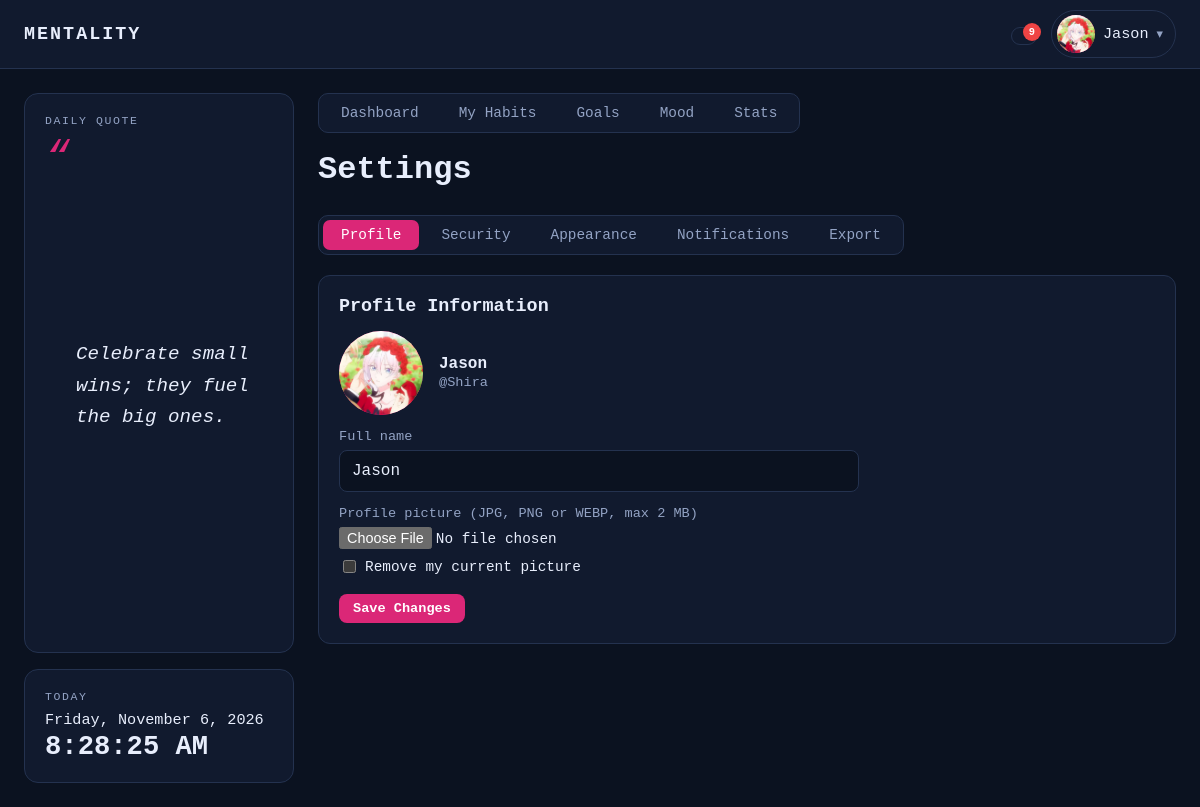
Page /settings.php (signed in) on the committed database.
### tables this page shows
CREATE TABLE `user_settings` (
  `user_id` int(10) unsigned NOT NULL,
  `appearance` enum('light','dark') NOT NULL DEFAULT 'dark',
  `notifications_on` tinyint(1) NOT NULL DEFAULT 1,
  `bg_color` char(7) DEFAULT NULL,
  `card_color` char(7) DEFAULT NULL,
  `text_color` char(7) DEFAULT NULL,
  `accent_color` char(7) DEFAULT NULL,
  `font_choice` varchar(20) NOT NULL DEFAULT 'modern',
  PRIMARY KEY (`user_id`),
  CONSTRAINT `fk_settings_user` FOREIGN KEY (`user_id`) REFERENCES `users` (`user_id`) ON DELETE CASCADE
);

CREATE TABLE `users` (
  `user_id` int(10) unsigned NOT NULL AUTO_INCREMENT,
  `full_name` varchar(100) NOT NULL,
  `username` varchar(50) NOT NULL,
  `email` varchar(100) NOT NULL,
  `password_hash` varchar(255) NOT NULL,
  `role_id` tinyint(3) unsigned NOT NULL DEFAULT 3,
  `status` enum('active','suspended') NOT NULL DEFAULT 'active',
  `profile_picture` varchar(255) DEFAULT NULL,
  `created_at` timestamp NOT NULL DEFAULT current_timestamp(),
  PRIMARY KEY (`user_id`),
  UNIQUE KEY `uq_users_username` (`username`),
  UNIQUE KEY `uq_users_email` (`email`),
  KEY `fk_users_role` (`role_id`),
  CONSTRAINT `fk_users_role` FOREIGN KEY (`role_id`) REFERENCES `roles` (`role_id`)
);

### includes/auth.php (called while the page is built, shortened)
<?php
function e($value): string {
    return htmlspecialchars((string)$value, ENT_QUOTES, 'UTF-8');
}

### includes/quotes.php (called while the page is built, shortened)
<?php
function daily_quote(): string {
    $quotes = all_quotes();
    $index  = hexdec(substr(md5(date('Y-m-d')), 0, 8)) % count($quotes);
    return $quotes[$index];
}

### settings.php (the view, shortened to what this page needs)
<?php
require_once __DIR__ . '/includes/layout.php';
$uid = (int)$_SESSION['user_id'];
$pdo->prepare('INSERT IGNORE INTO user_settings (user_id) VALUES (?)')->execute([$uid]);
$tabs = ['profile' => 'Profile', 'security' => 'Security', 'appearance' => 'Appearance', 'notifications' => 'Notifications', 'export' => 'Export'];
$tab  = $_GET['tab'] ?? 'profile';
try {
    $stmt = $pdo->prepare(
        'SELECT u.full_name, u.username, u.email, u.password_hash, u.profile_picture,
                s.appearance, s.notifications_on, s.bg_color, s.card_color, s.text_color, s.accent_color, s.font_choice
         FROM users u JOIN user_settings s ON s.user_id = u.user_id WHERE u.user_id = ?'
    );
    $stmt->execute([$uid]);
} catch (PDOException $ex) {
    die('Settings need the newest database changes. Import sql/08_features.sql in phpMyAdmin first.');
}
$user = $stmt->fetch();
$nameValue  = $user['full_name'];
render_header('Settings', 'settings');
?>
<h1>Settings</h1>
<div class="tabs">
    <?php foreach ($tabs as $key => $label): ?>
        <a class="tab<?= $key === $tab ? ' active' : '' ?>" href="settings.php?tab=<?= e($key) ?>"><?= e($label) ?></a>
    <?php endforeach; ?>
</div>
<div class="panel" style="margin-top:16px">
<?php if ($tab === 'profile'): ?>
    <h2>Profile Information</h2>
    <form method="post" enctype="multipart/form-data" class="inline-form" novalidate>
        <div class="profile-head">
            <?= avatar_html($user['profile_picture'], $user['full_name'], 'lg') ?>
            <div><strong><?= e($user['full_name']) ?></strong><br><span class="muted small">@<?= e($user['username']) ?></span></div>
        </div>
        <label for="full_name">Full name</label>
        <input type="text" id="full_name" name="full_name" maxlength="100" value="<?= e($nameValue) ?>">
        <label for="picture">Profile picture (JPG, PNG or WEBP, max 2 MB)</label>
        <input type="file" id="picture" name="picture" accept="image/png,image/jpeg,image/webp">
        <?php if ($user['profile_picture']): ?>
            <label class="check-item" style="margin-top:8px"><input type="checkbox" name="remove_picture" value="1"> Remove my current picture</label>
        <?php endif; ?>
        <div class="form-actions"><button type="submit" class="btn-sm">Save Changes</button></div>
    </form>
<?php endif; ?>
</div>
<?php render_footer(['settings.js']); ?>

### includes/layout.php (shortened to what this page needs)
<?php
require_once __DIR__ . '/auth.php';
require_once __DIR__ . '/quotes.php';
function asset_url(string $file): string {
    return BASE_URL . '/assets/' . $file . '?v=' . (int)@filemtime(__DIR__ . '/../assets/' . $file);
}
function get_reminders(PDO $pdo, int $uid): array {
    $today = date('Y-m-d');
    $out = [];
    $stmt = $pdo->prepare(
        'SELECT COUNT(*) FROM habits h
         WHERE h.user_id = ? AND h.is_active = 1 AND DATE(h.created_at) <= ?
           AND NOT EXISTS (SELECT 1 FROM habit_logs l WHERE l.habit_id = h.habit_id AND l.log_date = ? AND l.completed = 1)'
    );
    $stmt->execute([$uid, $today, $today]);
    $left = (int)$stmt->fetchColumn();
    if ($left > 0) {
        $out[] = ['icon' => 'habits', 'url' => 'dashboard.php',
                  'text' => 'You still have ' . $left . ' habit' . ($left === 1 ? '' : 's') . ' to complete today.'];
    }
    $stmt = $pdo->prepare('SELECT COUNT(*) FROM mood_logs WHERE user_id = ? AND log_date = ?');
    $stmt->execute([$uid, $today]);
    if ((int)$stmt->fetchColumn() === 0) {
        $out[] = ['icon' => 'mood', 'url' => 'mood.php', 'text' => 'You haven\'t logged your mood today.'];
    }
    $stmt = $pdo->prepare(
        "SELECT title, DATEDIFF(target_date, ?) AS d FROM goals
         WHERE user_id = ? AND status <> 'completed' AND target_date <= DATE_ADD(?, INTERVAL 3 DAY)
         ORDER BY target_date LIMIT 5"
    );
    $stmt->execute([$today, $uid, $today]);
    foreach ($stmt->fetchAll() as $g) {
        $d = (int)$g['d'];
        if ($d < 0)       { $when = abs($d) . ' day' . (abs($d) === 1 ? '' : 's') . ' overdue'; }
        elseif ($d === 0) { $when = 'due today'; }
        else              { $when = 'due in ' . $d . ' day' . ($d === 1 ? '' : 's'); }
        $out[] = ['icon' => 'goals', 'url' => 'goals.php', 'text' => 'Goal "' . $g['title'] . '" is ' . $when . '.'];
    }
    return $out;
}
function render_header(string $title, string $active = ''): void {
    global $pdo;
    $isUser = true;
    $theme  = (($_SESSION['theme'] ?? 'dark') === 'light') ? 'light' : 'dark';
    $name   = $_SESSION['full_name'] ?? $_SESSION['username'];
    $tabs   = $isUser ? [
        'dashboard' => ['Dashboard', 'dashboard.php'],
        'habits'    => ['My Habits', 'habits.php'],
        'goals'     => ['Goals',     'goals.php'],
        'mood'      => ['Mood',      'mood.php'],
        'stats'     => ['Stats',     'stats.php'],
    ] : [];
    $notifyOn = ((int)($_SESSION['notify'] ?? 1) === 1);
    $reminders = []; $stored = [];
    if ($isUser && $notifyOn) {
        $reminders = get_reminders($pdo, (int)$_SESSION['user_id']);
        $stmt = $pdo->prepare('SELECT message, created_at FROM notifications
                               WHERE user_id = ? AND is_cleared = 0 ORDER BY created_at DESC, notification_id DESC LIMIT 10');
        $stmt->execute([(int)$_SESSION['user_id']]);
        $stored = $stmt->fetchAll();
    }
    $bellCount = count($reminders) + count($stored);
    ?>
<!DOCTYPE html>
<html lang="en" data-theme="<?= e($theme) ?>">
<head>
    <link rel="stylesheet" href="<?= e(asset_url('style.css')) ?>">
</head>
<body>
<header class="appbar">
    <a class="brand" href="<?= BASE_URL ?>/dashboard.php" title="Go to Dashboard"><span>MENTALITY</span></a>
    <div class="appbar-right">
        <?php if ($isUser): ?>
        <div class="dropdown" data-dropdown>
            <button type="button" class="bell-btn" data-dropdown-toggle aria-label="Notifications" aria-haspopup="true">
                <?= icon('bell', 20) ?><?php if ($bellCount > 0): ?><span class="bell-badge"><?= $bellCount > 9 ? '9+' : $bellCount ?></span><?php endif; ?>
            </button>
        </div>
        <?php endif; ?>
        <div class="dropdown" data-dropdown>
            <button type="button" class="profile-btn" data-dropdown-toggle aria-haspopup="true">
                <?= avatar_html($_SESSION['avatar'] ?? null, $name) ?>
                <span class="profile-name"><?= e($name) ?></span><span class="caret">&#9662;</span>
            </button>
        </div>
    </div>
</header>
<div class="shell">
    <aside class="leftcol">
        <div class="quote-card">
            <div class="card-label">Daily Quote</div>
            <blockquote><?= e(daily_quote()) ?></blockquote>
        </div>
        <div class="today-card">
            <div class="card-label">Today</div>
            <div id="live-date" class="live-date"><?= e(date('l, F j, Y')) ?></div>
            <div id="live-time" class="live-time"><?= e(date('g:i:s A')) ?></div>
        </div>
    </aside>
    <main class="main">
    <?php if ($tabs): ?>
        <nav class="tabs dash-tabs">
            <?php foreach ($tabs as $key => [$label, $file]): ?>
                <a class="tab<?= $key === $active ? ' active' : '' ?>" href="<?= BASE_URL . '/' . $file ?>"><?= icon($key, 16) ?> <?= e($label) ?></a>
            <?php endforeach; ?>
        </nav>
    <?php endif; ?>
    <?php
}
function render_footer(array $scripts = []): void {
    ?>
    </main>
</div>
</body>
</html>
<?php
}
function avatar_html(?string $file, string $name, string $size = 'sm'): string {
    if ($file) {
        return '<img class="avatar ' . e($size) . '" src="' . BASE_URL . '/uploads/avatars/' . rawurlencode($file) . '" alt="Profile picture">';
    }
    $initial = mb_strtoupper(mb_substr(trim($name), 0, 1));
    return '<span class="avatar ' . e($size) . '">' . e($initial !== '' ? $initial : '?') . '</span>';
}

### rows in the picture
user_settings: user_id.profile_picture (picture), user_id.full_name "Jason", user_id.username "Shira", full_name "Jason"

### other values in the picture
$bellCount "9"
$name "Jason"
daily_quote() "Celebrate small wins; they fuel the big ones."
$label "Dashboard"
$label "My Habits"
$label "Goals"
$label "Mood"
$label "Stats"
$label "Profile"
$label "Security"
$label "Appearance"
$label "Notifications"
$label "Export"
